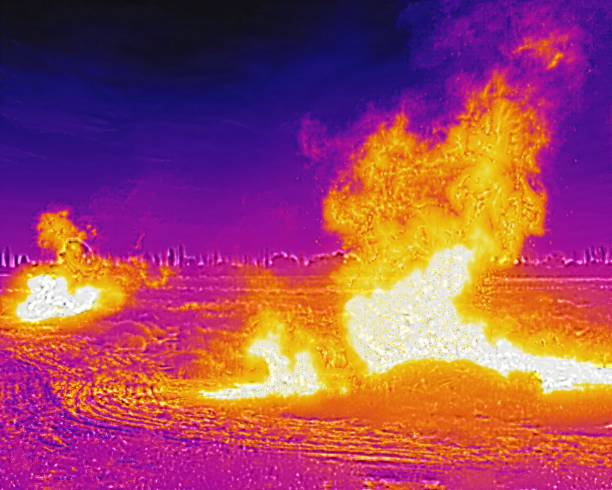
#> input picture ates2.jpg, 612 x 490 px
$ python IP.py
#> lines starting #> are read from the running program, lines starting #| are printed output that depends on the picture; after the words box and inside, x2 and y2 are one past the last pixel; in counts of white or black regions, pixels touching at a corner belong together
import cv2
import numpy as np


def add_label(img, text):
	cv2.putText(img, text, (8, 30), cv2.FONT_HERSHEY_SIMPLEX, 1.0, (0, 0, 0), 4, cv2.LINE_AA)
	cv2.putText(img, text, (8, 30), cv2.FONT_HERSHEY_SIMPLEX, 1.0, (255, 255, 255), 2, cv2.LINE_AA)


def main(input_filename="ates2.jpg"):
#> called with input_filename = 'ates2.jpg'
	image = cv2.imread(input_filename)
#> image is the input picture: shape (490, 612, 3); mean B, G, R 96.3, 73.5, 157.7
	if image is None:
		print(f"Error: failed to read image '{input_filename}'")
		return

	# Gaussian blur and threshold
	gray_blur = cv2.GaussianBlur(cv2.cvtColor(image, cv2.COLOR_BGR2GRAY), (35, 35), 0)
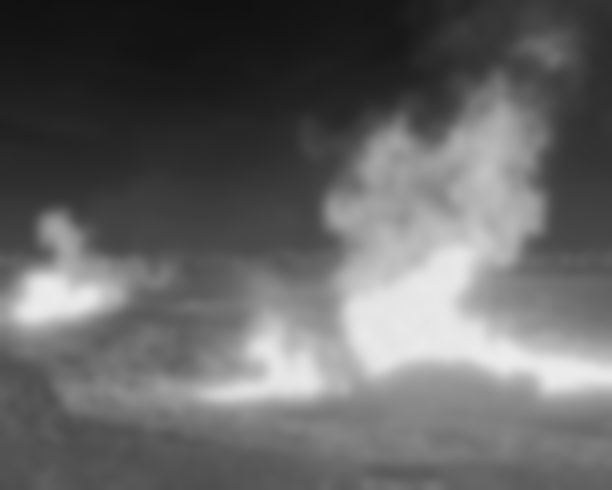
#> gray_blur: shape (490, 612); min 17, max 236, mean 101.3
	_, th = cv2.threshold(gray_blur, 180, 255, cv2.THRESH_BINARY)
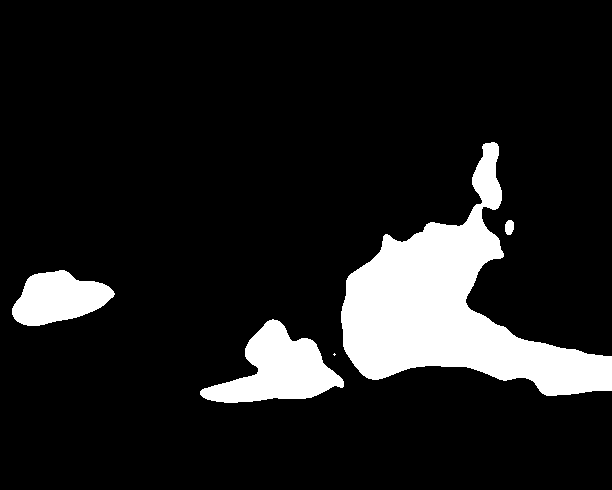
#> th: shape (490, 612); 11.9% white; 5 white regions (1 under 20 px), largest, box (x1, y1, x2, y2) and area: (341, 142, 612, 396) 25641, (200, 319, 344, 403) 6038, (12, 270, 115, 326) 3816, (505, 220, 514, 235) 112

	# Morphological opening to clean noise
	mask = cv2.morphologyEx(th, cv2.MORPH_OPEN, cv2.getStructuringElement(cv2.MORPH_ELLIPSE, (5, 5)))
#> mask: shape (490, 612); 11.9% white; 4 white regions

	# Find and filter contours
	contours, _ = cv2.findContours(mask, cv2.RETR_EXTERNAL, cv2.CHAIN_APPROX_SIMPLE)
#> contours = 4 contours; box (x1, y1, x2, y2) and area: (341, 142, 612, 396) 25164, (200, 319, 344, 403) 5857, (12, 270, 114, 326) 3698, (505, 220, 514, 235) 90
	boxes = []
	for cnt in contours:
		area = cv2.contourArea(cnt)
		if area < 200:
			continue
		x, y, w, h = cv2.boundingRect(cnt)
		boxes.append((x, y, w, h))
#> this loop made 4 passes
#> (area, x, y, w, h) on passes 1, 2, 4: (5857, 200, 319, 144, 84), (3698.5, 12, 270, 102, 56), (25163.5, 341, 142, 271, 254)
#> area on pass 3: 90
#> after the loop, boxes = [(200, 319, 144, 84), (12, 270, 102, 56), (341, 142, 271, 254)]

	# Create visualization panels
	display_blur = cv2.cvtColor(gray_blur, cv2.COLOR_GRAY2BGR)
	display_th = cv2.cvtColor(mask, cv2.COLOR_GRAY2BGR)
#> display_th: shape (490, 612, 3); 11.9% white; 4 white regions, box (x1, y1, x2, y2) and area: (341, 142, 612, 396) 25639, (200, 319, 344, 403) 6037, (12, 270, 114, 326) 3814, (505, 220, 514, 235) 108

	# Contour visualization
	display_contour = np.zeros_like(image)
	cv2.drawContours(display_contour, contours, -1, (0, 255, 0), 2)
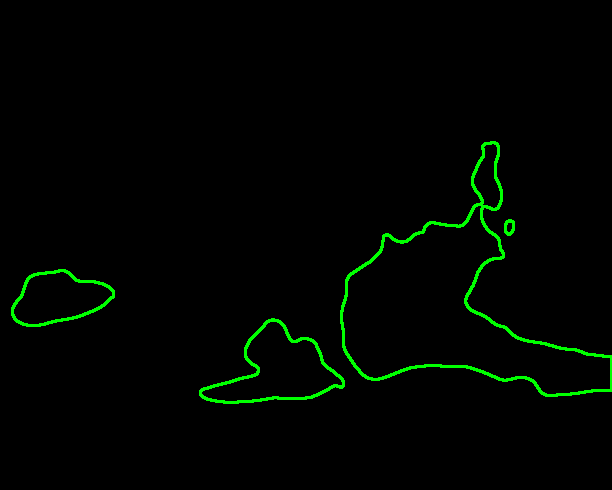
#> display_contour: shape (490, 612, 3); mean of channels 0, 1, 2 0, 4.9, 0; drawn as B, G, R
	for x, y, w, h in boxes:
		cv2.rectangle(display_contour, (x, y), (x + w, y + h), (255, 0, 0), 1)
#> this loop made 3 passes
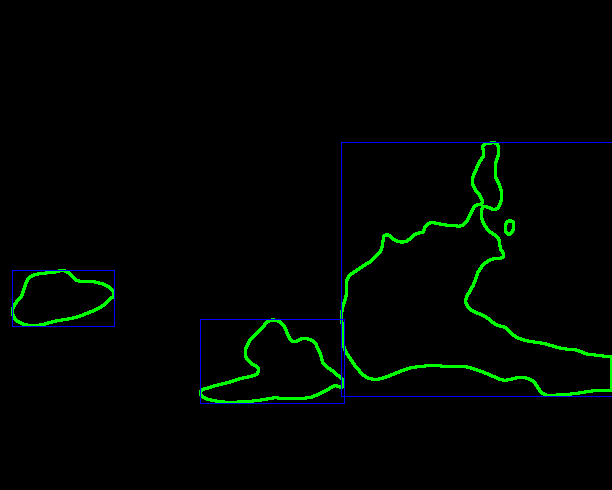
#> display_contour: shape (490, 612, 3); 0.52% of pixels changed, all inside (x1, y1, x2, y2) = (12, 142, 612, 404); drawn as B, G, R

	# Detection visualization
	display_fire = image.copy()
	for x, y, w, h in boxes:
		cv2.rectangle(display_fire, (x, y), (x + w, y + h), (0, 0, 255), 2)
		cv2.putText(display_fire, "FIRE", (x, max(y - 6, 10)), cv2.FONT_HERSHEY_SIMPLEX, 0.6, (0, 0, 255), 2, cv2.LINE_AA)
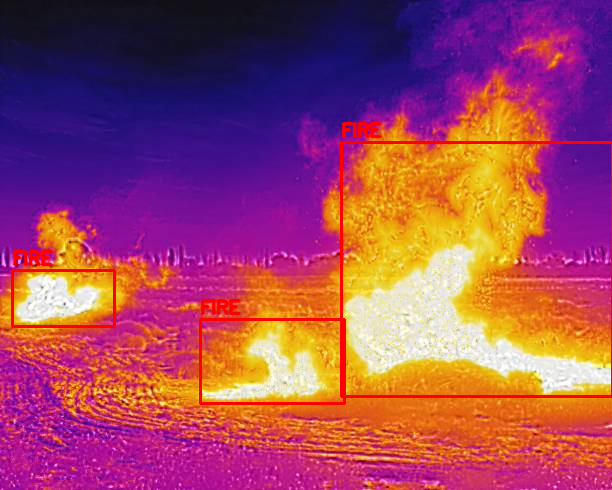
#> display_fire: shape (490, 612, 3); 2.23% of pixels changed, all inside (x1, y1, x2, y2) = (11, 121, 612, 405)

	# Add labels
	add_label(image, "Original")
	add_label(display_blur, "Gaussian Blur")
	add_label(display_th, "Threshold")
	add_label(display_contour, "Contours")
	add_label(display_fire, "Detected")
#> in add_label (call 5), `cv2.putText(img, text, (8, 30), cv2.FONT_HERSHEY_SIMPLEX, 1.0, (255, 2..`:
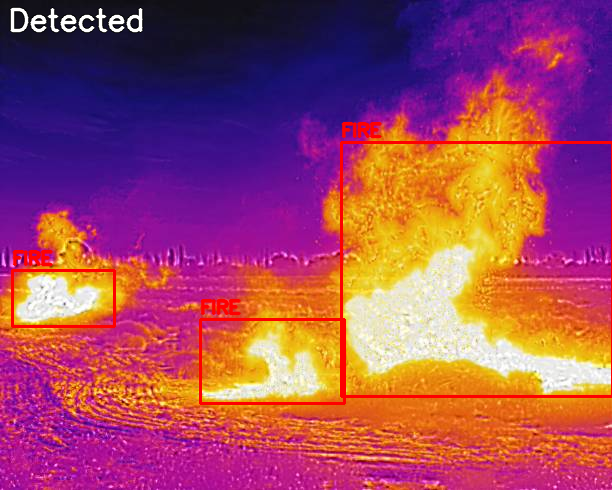
#> img: shape (490, 612, 3); mean B, G, R 96, 72.3, 159.6

	# Show combined output
	combined = np.hstack([image, display_blur, display_th, display_contour, display_fire])
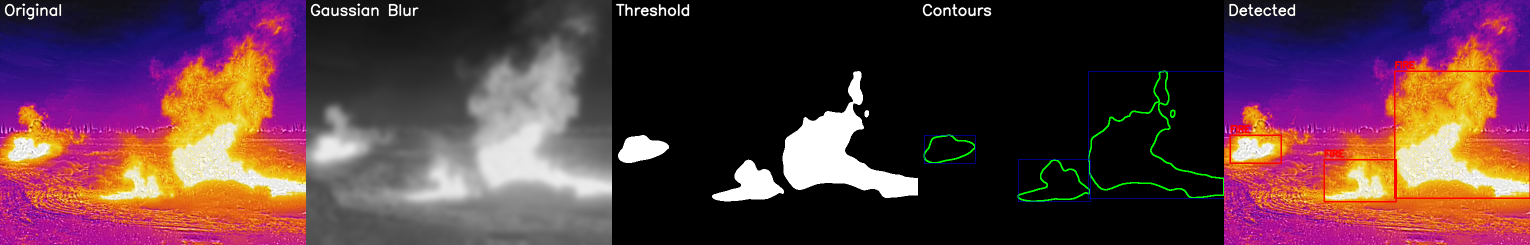
#> combined: shape (490, 3060, 3) (shown at 1/2 size); mean B, G, R 65.8, 57.3, 90.6
	cv2.namedWindow("Process", cv2.WINDOW_NORMAL)
	cv2.imshow("Process", combined)
	cv2.waitKey(0)
	cv2.destroyAllWindows()


if __name__ == "__main__":
	main()

$ run again, with ates3.jpg copied over ates2.jpg
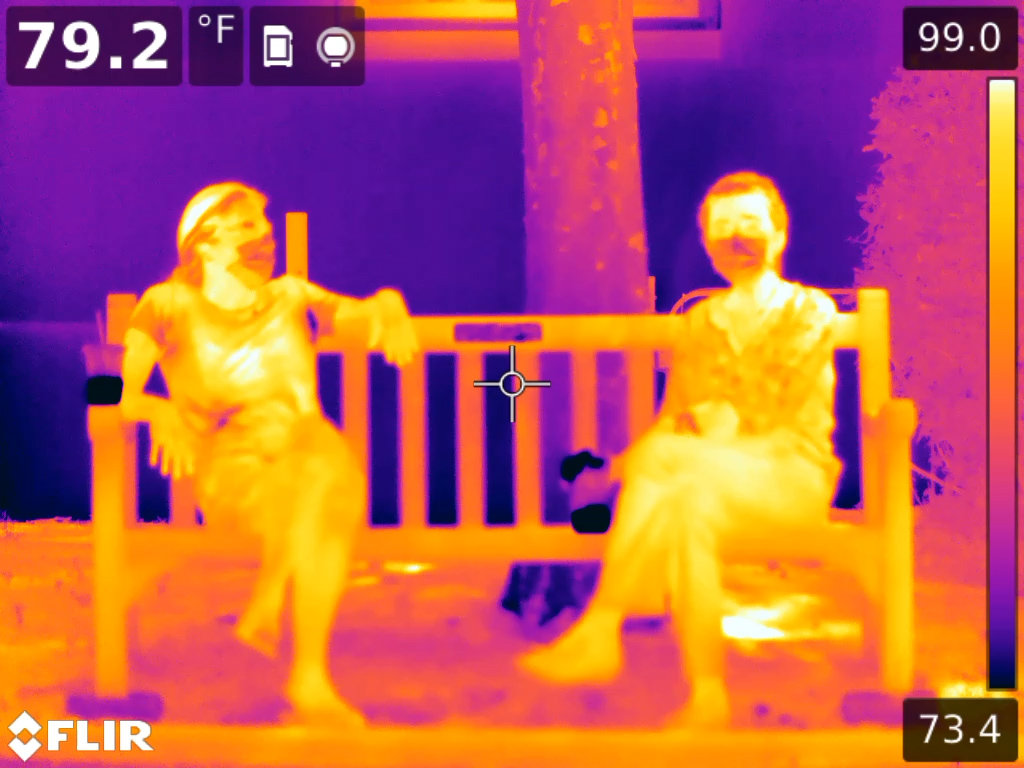
#> input picture ates3.jpg, 1024 x 768 px
#> in main, image is the input picture: shape (768, 1024, 3); mean B, G, R 87.1, 92.5, 186.9
#> th: shape (768, 1024); 15.8% white; 21 white regions (1 under 20 px), largest, box (x1, y1, x2, y2) and area: (548, 185, 884, 673) 62902, (148, 189, 356, 708) 41017, (877, 476, 913, 672) 3930
#> mask: shape (768, 1024); 15.8% white; 20 white regions (1 under 20 px)
#> contours = 20 contours, 1 with area under 20; largest, box (x1, y1, x2, y2) and area: (549, 185, 884, 673) 62471, (148, 189, 356, 708) 40444, (877, 477, 913, 672) 3726, (8, 712, 151, 758) 3688, (335, 296, 426, 359) 2845
#> the loop in main, `for cnt in contours:` made 20 passes
#> (area, x, y, w, h) on passes 1, 2, 3, 5, 6, 7, 8, 9: (3687.5, 8, 712, 143, 46), (426, 942, 679, 39, 16), (582, 698, 676, 22, 36), (289, 103, 508, 10, 42), (3726.5, 877, 477, 36, 195), (1877.5, 127, 392, 68, 78), (1041.5, 126, 328, 30, 56), (314, 586, 324, 42, 12)
#> after the loop in main, `for cnt in contours:`: boxes = 15 items, first 6: (8, 712, 143, 46), (942, 679, 39, 16), (698, 676, 22, 36), (103, 508, 10, 42), (877, 477, 36, 195), (127, 392, 68, 78)
#> display_th: shape (768, 1024, 3); 15.8% white; 20 white regions (1 under 20 px), largest, box (x1, y1, x2, y2) and area: (549, 185, 884, 673) 62886, (148, 189, 356, 708) 41005, (877, 477, 913, 672) 3924
#> the loop in main, `for x, y, w, h in boxes:` made 15 passes
#> after the loop in main, `for x, y, w, h in boxes:`:
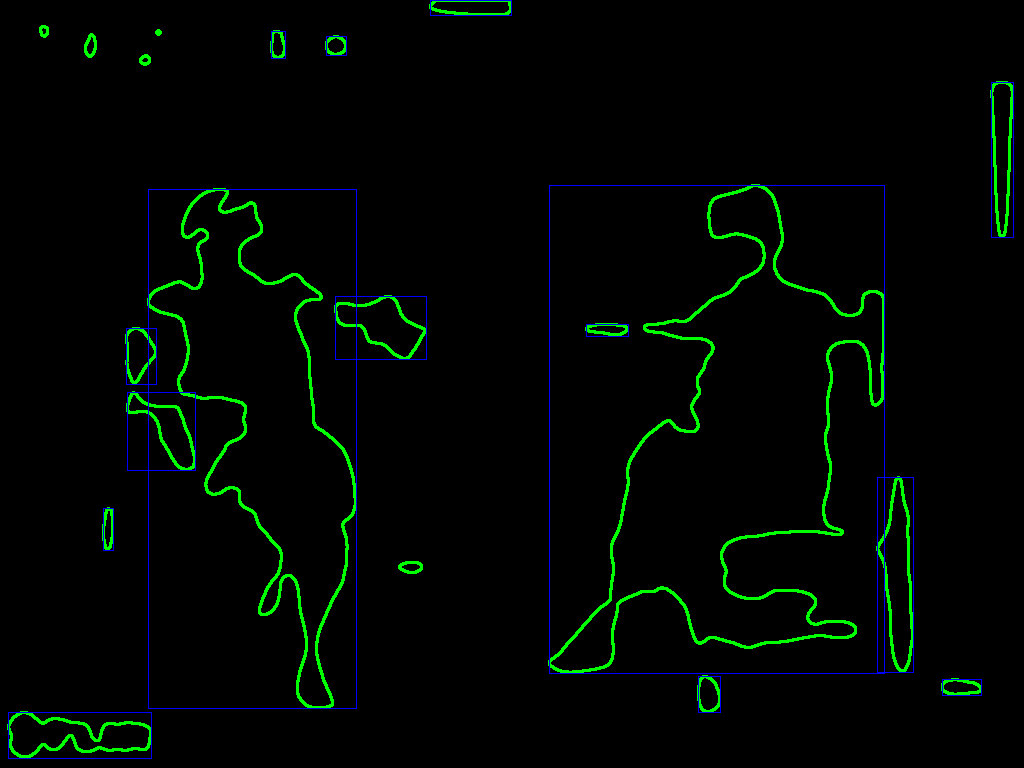
#> display_contour: shape (768, 1024, 3); mean of channels 0, 1, 2 1.9, 6.6, 0; drawn as B, G, R
#> in main, `combined = np.hstack([image, display_blur, display_th, display_contour..`:
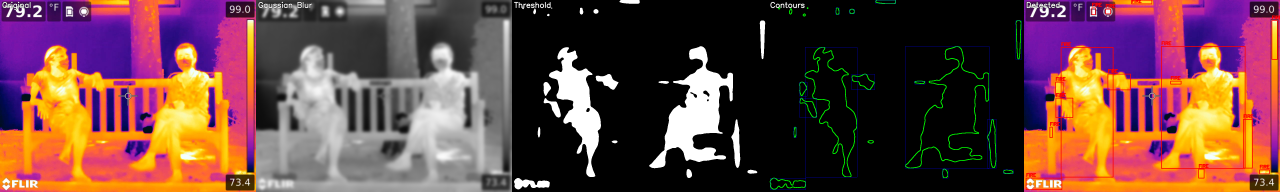
#> combined: shape (768, 5120, 3) (shown at 1/4 size); mean B, G, R 67.2, 70, 107.4

$ run again, with ates4.jpg copied over ates2.jpg
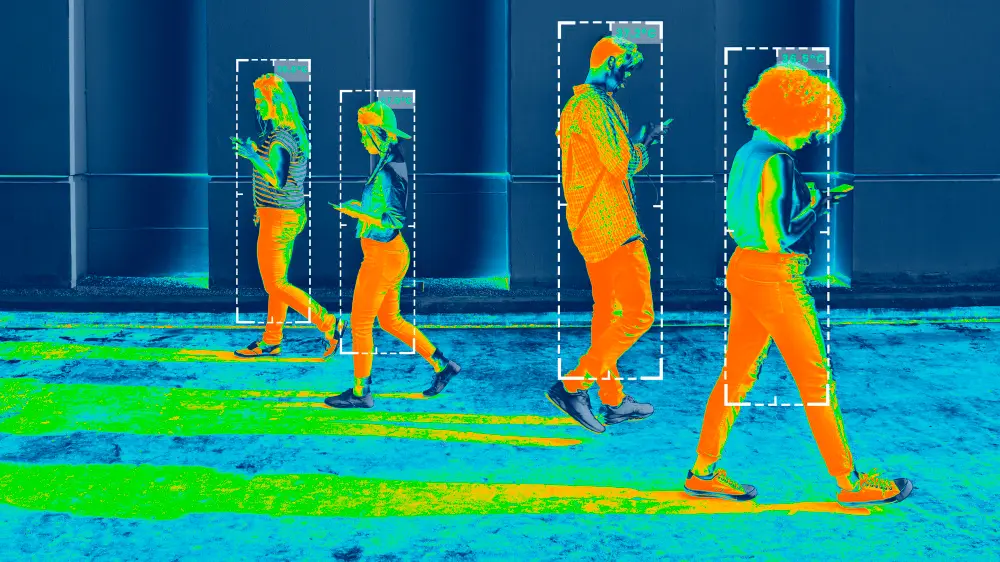
#> input picture ates4.jpg, 1000 x 562 px
#> in main, image is the input picture: shape (562, 1000, 3); mean B, G, R 120, 126.8, 37.3
#> in main, `_, th = cv2.threshold(gray_blur, 180, 255, cv2.THRESH_BINARY)`:
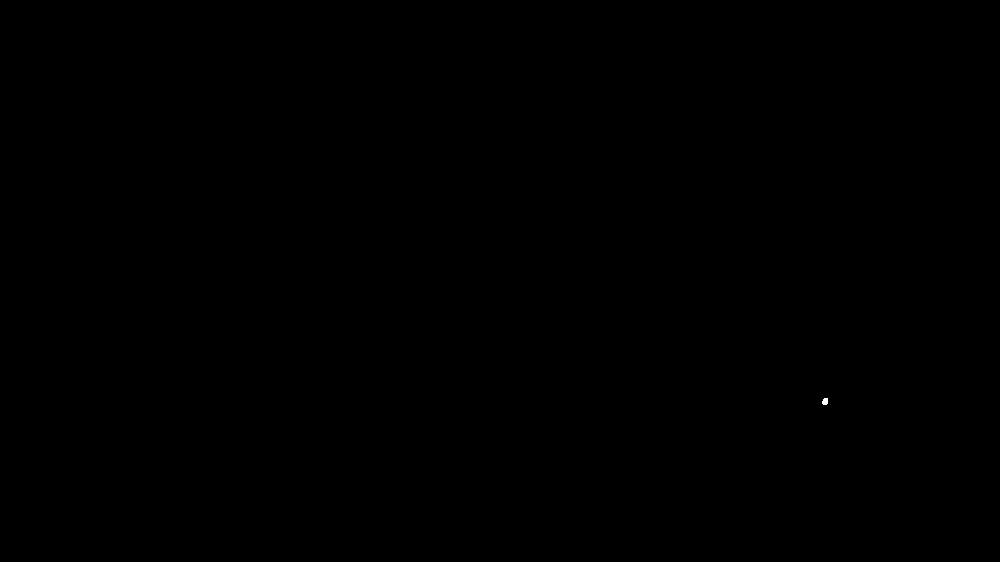
#> th: shape (562, 1000); 0.01% white; 1 white region, box (x1, y1, x2, y2) and area: (822, 398, 828, 405) 36
#> mask: shape (562, 1000); 0.01% white; 1 white region
#> contours = 1 contour; box (x1, y1, x2, y2) and area: (822, 398, 828, 405) 22
#> the loop in main, `for cnt in contours:` made 1 pass
#> area on pass 1: 21.5
#> after the loop in main, `for cnt in contours:`: boxes = []
#> display_th: shape (562, 1000, 3); 0.01% white; 1 white region, box (x1, y1, x2, y2) and area: (822, 398, 828, 405) 31
#> in main, `combined = np.hstack([image, display_blur, display_th, display_contour..`:
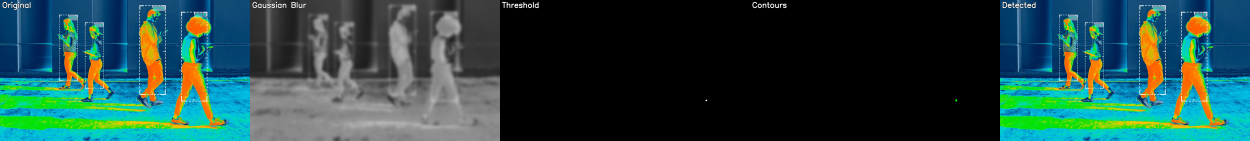
#> combined: shape (562, 5000, 3) (shown at 1/4 size); mean B, G, R 68.2, 71, 35.3

$ run again, with ates.jpg copied over ates2.jpg
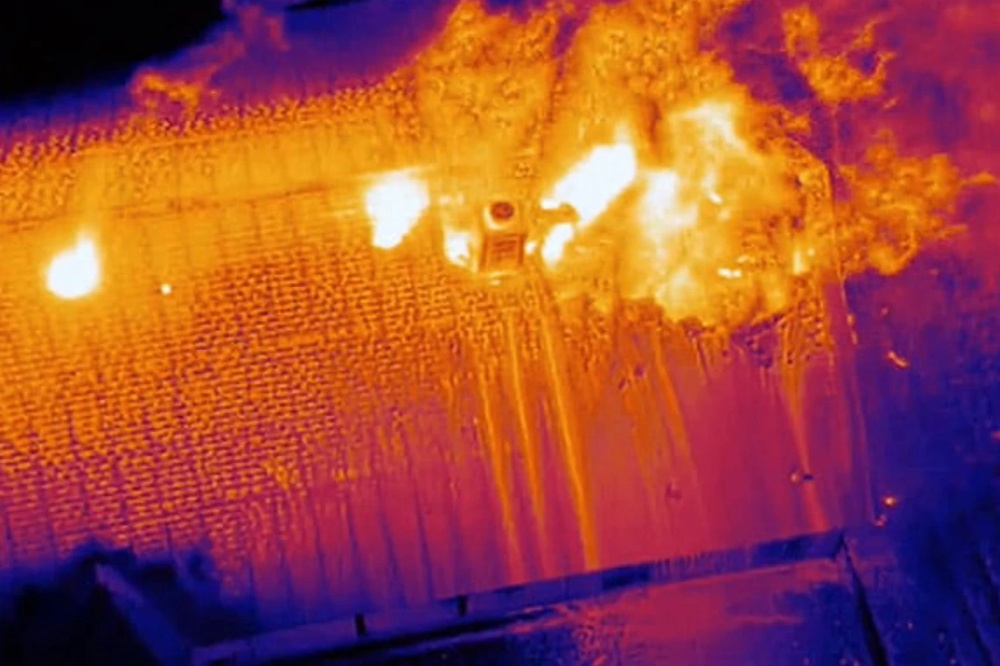
#> input picture ates.jpg, 1000 x 666 px, shrunk from 1357 x 904 before the run
#> in main, image is the input picture: shape (666, 1000, 3); mean B, G, R 59.6, 73.6, 160.1
#> th: shape (666, 1000); 5.7% white; 6 white regions, box (x1, y1, x2, y2) and area: (528, 97, 759, 311) 24629, (344, 163, 488, 269) 8513, (37, 222, 109, 305) 4408, (718, 265, 739, 280) 243, (793, 251, 806, 269) 176, (483, 216, 494, 227) 74
#> mask: shape (666, 1000); 5.7% white; 6 white regions
#> contours = 6 contours; box (x1, y1, x2, y2) and area: (528, 97, 758, 311) 24156, (344, 163, 487, 269) 8286, (38, 222, 109, 305) 4296, (718, 265, 739, 280) 214, (793, 251, 806, 269) 152, (483, 216, 493, 227) 54
#> the loop in main, `for cnt in contours:` made 6 passes
#> (area, x, y, w, h) on passes 1, 3, 5, 6: (214, 718, 265, 21, 15), (4296, 38, 222, 71, 83), (8286.5, 344, 163, 143, 106), (24155.5, 528, 97, 230, 214)
#> after the loop in main, `for cnt in contours:`: boxes = [(718, 265, 21, 15), (38, 222, 71, 83), (344, 163, 143, 106), (528, 97, 230, 214)]
#> display_th: shape (666, 1000, 3); 5.7% white; 6 white regions, box (x1, y1, x2, y2) and area: (528, 97, 758, 311) 24617, (344, 163, 487, 269) 8506, (38, 222, 109, 305) 4405, (718, 265, 739, 280) 241, (793, 251, 806, 269) 175, (483, 216, 493, 227) 68
#> the loop in main, `for x, y, w, h in boxes:` made 4 passes
#> in main, `combined = np.hstack([image, display_blur, display_th, display_contour..`:
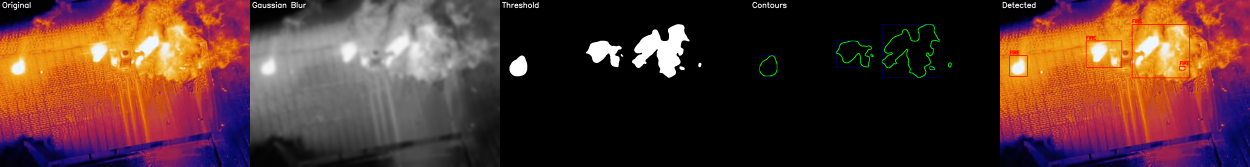
#> combined: shape (666, 5000, 3) (shown at 1/4 size); mean B, G, R 46.9, 52.6, 87
